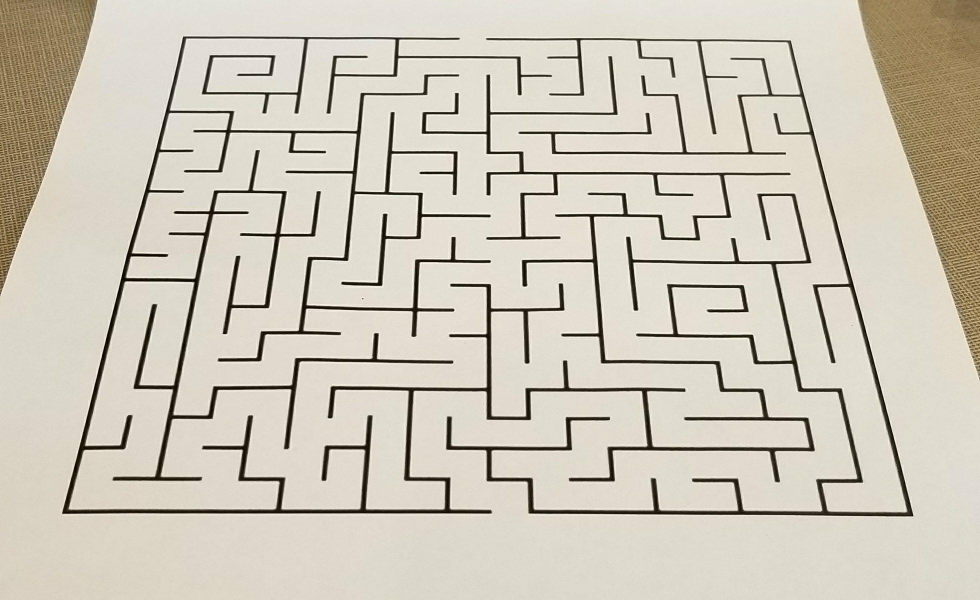
#> input picture lib/util/ImageProcessing/angled.jpg, 1960 x 1199 px (shown at 1/2 size)
$ python homopgrahy.py
#> lines starting #> are read from the running program, lines starting #| are printed output that depends on the picture
import cv2
import numpy as np
import imutils
from collections import defaultdict

# mouse callback function
def define_points(target_img):
    corners  = []
    refPt = []
    # [7 lines left out: function draw_circle, not called in this run]

    cv2.namedWindow('image')
    cv2.setMouseCallback('image',draw_circle, target_img)
    while(1):
        cv2.imshow('image',target_img)
        k = cv2.waitKey(20) & 0xFF
        # corners.append(refPt)
        if k == 27:
            break
    cv2.destroyAllWindows()
    print (corners)
    new_corners = np.array(corners)

    return new_corners

def order_points(pts):
	# initialzie a list of coordinates that will be ordered
	# such that the first entry in the list is the top-left,
	# the second entry is the top-right, the third is the
	# bottom-right, and the fourth is the bottom-left
	rect = np.zeros((4, 2), dtype = "float32")

	# the top-left point will have the smallest sum, whereas
	# the bottom-right point will have the largest sum
	s = pts.sum(axis = 1)
	rect[0] = pts[np.argmin(s)]
	rect[2] = pts[np.argmax(s)]

	# now, compute the difference between the points, the
	# top-right point will have the smallest difference,
	# whereas the bottom-left will have the largest difference
	diff = np.diff(pts, axis = 1)
	rect[1] = pts[np.argmin(diff)]
	rect[3] = pts[np.argmax(diff)]

	# return the ordered coordinates
	return rect

# [80 lines left out: functions segment_by_angle_kmeans, intersection, segmented_intersections, isEqual, not called in this run]


def birdseye_correction(img = "angled.jpg"):
#> called with img = 'angled.jpg'
    img = cv2.imread(img,0)
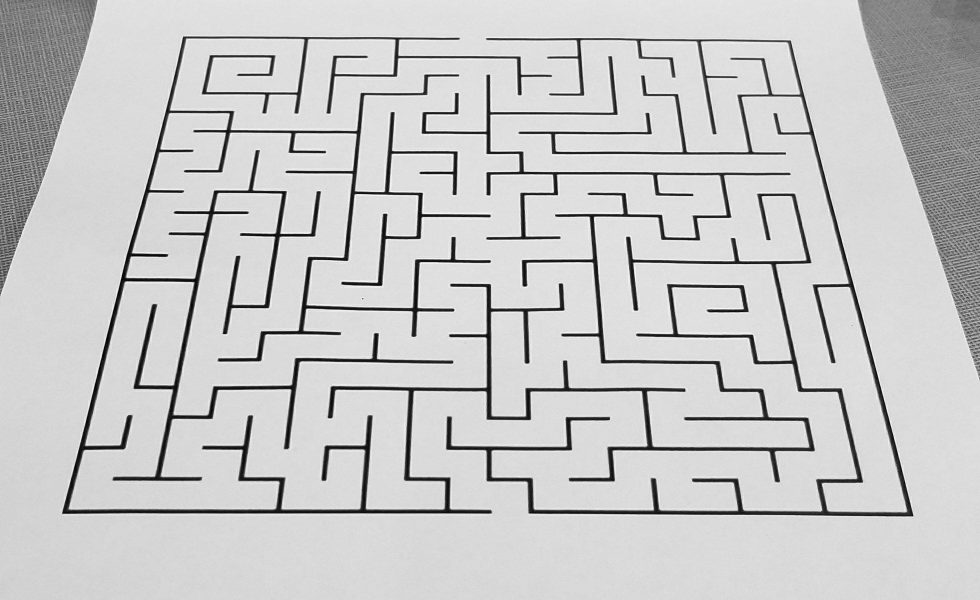
#> img: shape (1199, 1960) (shown at 1/2 size); min 0, max 255, mean 199.5
    resized = imutils.resize(img, height = 1000)
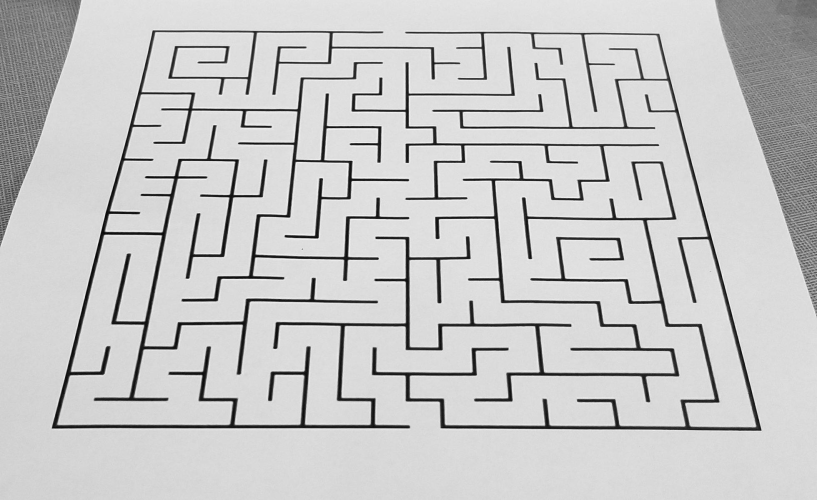
#> resized: shape (1000, 1634) (shown at 1/2 size); min 0, max 253, mean 199.5
    copy = resized.copy()

    rect = order_points(define_points(copy))
#> (key Esc is pressed here)
    print (rect)
    (tl, tr, br, bl) = rect

	# compute the width of the new image, which will be the
	# maximum distance between bottom-right and bottom-left
	# x-coordiates or the top-right and top-left x-coordinates
    widthA = np.sqrt(((br[0]-bl[0])**2)+((br[1]-bl[1])**2))
    widthB = np.sqrt(((tr[0]-tl[0])**2)+((tr[1]-tl[1])**2))
    maxWidth = max(int(widthA), int(widthB))

    # compute the height of the new image, which will be the
    # maximum distance between the top-right and bottom-right
    # y-coordinates or the top-left and bottom-left y-coordinates
    heightA = np.sqrt(((tr[0]-br[0])**2)+((tr[1]-br[1])**2))
    heightB = np.sqrt(((tl[0]-bl[0])**2)+((tl[1]-bl[1])**2))
    maxHeight = max(int(heightA), int(heightB))

    dst = np.array([[0, 0], \
    [maxWidth - 1, 0], \
    [maxWidth - 1, maxHeight - 1], \
    [0, maxHeight - 1]], dtype = "float32")

    # compute the perspective transform matrix and then apply it
    M = cv2.getPerspectiveTransform(rect, dst)
    warped = cv2.warpPerspective(resized, M, (maxWidth, maxHeight))

    cv2.imshow("warped", warped)
    cv2.waitKey(0)
    cv2.destroyAllWindows()

    # gray = cv2.cvtColor(warped, cv2.COLOR_BGR2GRAY)

    blurred_img = cv2.GaussianBlur(warped,(3,3),0)
    binary = cv2.adaptiveThreshold(blurred_img,255,cv2.ADAPTIVE_THRESH_GAUSSIAN_C,\
                cv2.THRESH_BINARY,31,2)
    # noise removal
    kernel = np.ones((3,3),np.uint8)
    opening = cv2.morphologyEx(binary,cv2.MORPH_OPEN,kernel, iterations = 2)
    # Apply edge detection method on the image
    edges = cv2.Canny(warped,50,150,apertureSize = 3)
    #
    cv2.imshow("edges", edges)
    cv2.waitKey(0)
    cv2.destroyAllWindows()


    # This returns an array of r and theta values
    lines = cv2.HoughLines(edges,1,np.pi/180, 140)

    # The below for loop runs till r and theta values
    # are in the range of the 2d array
    for line in lines:
        for r,theta in line:
            # Stores the value of cos(theta) in a
            a = np.cos(theta)
            # Stores the value of sin(theta) in b
            b = np.sin(theta)
            # x0 stores the value rcos(theta)
            x0 = a*r
            # y0 stores the value rsin(theta)
            y0 = b*r
            # x1 stores the rounded off value of (rcos(theta)-1000sin(theta))
            x1 = int(x0 + 1000*(-b))
            # y1 stores the rounded off value of (rsin(theta)+1000cos(theta))
            y1 = int(y0 + 1000*(a))
            # x2 stores the rounded off value of (rcos(theta)+1000sin(theta))
            x2 = int(x0 - 1000*(-b))
            # y2 stores the rounded off value of (rsin(theta)-1000cos(theta))
            y2 = int(y0 - 1000*(a))

            # cv2.line draws a line in img from the point(x1,y1) to (x2,y2).
            # (0,0,255) denotes the colour of the line to be
            # In this case, it is red.
            cv2.line(warped,(x1,y1), (x2,y2), (0,0,255),2)

    # [20 lines of commented-out code are left out]
    cv2.imwrite("unclustered_lines.jpg", warped)
    #
    cv2.imshow("lines", warped)
    cv2.waitKey(0)
    cv2.destroyAllWindows()


    # [17 lines of commented-out code are left out]


def main():
    birdseye_correction()


if __name__ == "__main__":
#> (the run stopped early here; a loop or call above may not have finished)
